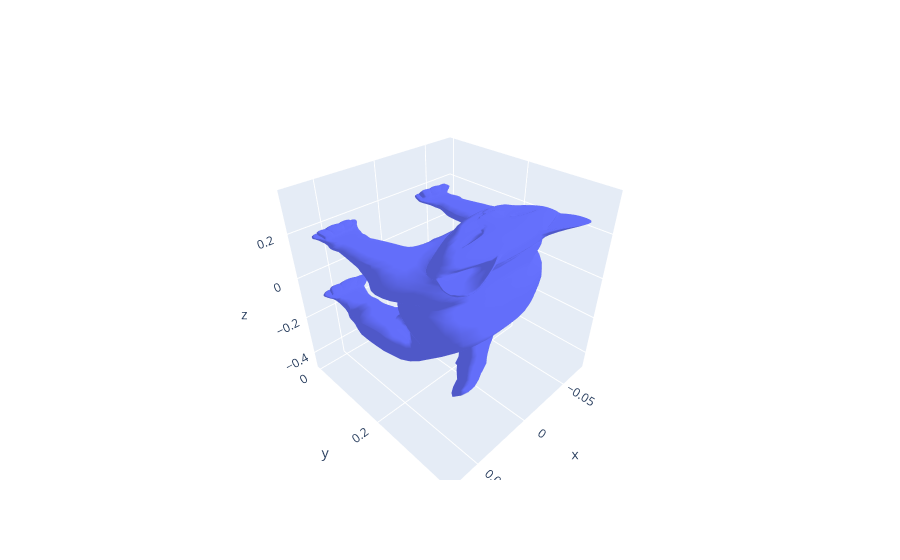

Notebook cell for this chart:
### Code cell
plotter = MeshPlotter.from_registry(which='plotly')
plotter.plot(mesh)
plotter.show()

### Figure 1 — Plotly figure (JSON) as saved in the notebook; plotly's stock layout.template omitted (floating-point values rounded to 4 significant figures; data arrays with more than 128 entries replaced by an {"elided": "..."} marker saying what was removed)
{"data": [{"colorscale": [[0, "#440154"], [0.1111, "#482878"], [0.2222, "#3e4989"], [0.3333, "#31688e"], [0.4444, "#26828e"], [0.5556, "#1f9e89"], [0.6667, "#35b779"], [0.7778, "#6ece58"], [0.8889, "#b5de2b"], [1, "#fde725"]], "i": {"elided": "14410 int values"}, "j": {"elided": "14410 int values"}, "k": {"elided": "14410 int values"}, "type": "mesh3d", "x": {"elided": "7207 float values"}, "y": {"elided": "7207 float values"}, "z": {"elided": "7207 float values"}}], "layout": {}}
